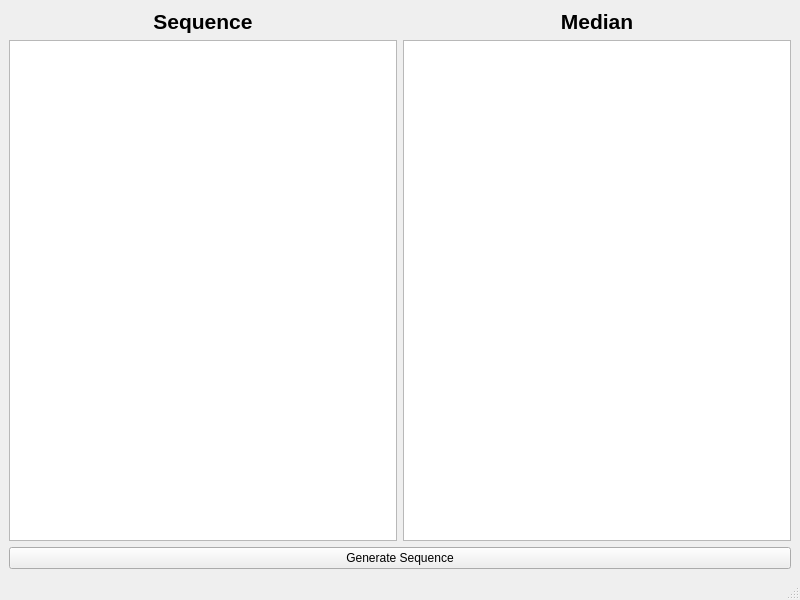
<?xml version="1.0" encoding="UTF-8"?>
<ui version="4.0">
 <class>MainWindow</class>
 <widget class="QMainWindow" name="MainWindow">
  <property name="geometry">
   <rect>
    <x>0</x>
    <y>0</y>
    <width>800</width>
    <height>600</height>
   </rect>
  </property>
  <property name="sizePolicy">
   <sizepolicy hsizetype="MinimumExpanding" vsizetype="MinimumExpanding">
    <horstretch>0</horstretch>
    <verstretch>0</verstretch>
   </sizepolicy>
  </property>
  <property name="minimumSize">
   <size>
    <width>800</width>
    <height>600</height>
   </size>
  </property>
  <property name="maximumSize">
   <size>
    <width>800</width>
    <height>600</height>
   </size>
  </property>
  <property name="windowTitle">
   <string>Task 3</string>
  </property>
  <widget class="QWidget" name="centralwidget">
   <layout class="QVBoxLayout" name="verticalLayout">
    <item>
     <layout class="QHBoxLayout" name="horizontalLayout_2">
      <item>
       <widget class="QLabel" name="label">
        <property name="text">
         <string>&lt;html&gt;&lt;head/&gt;&lt;body&gt;&lt;p align=&quot;center&quot;&gt;&lt;span style=&quot; font-size:16pt; font-weight:700;&quot;&gt;Sequence&lt;/span&gt;&lt;/p&gt;&lt;/body&gt;&lt;/html&gt;</string>
        </property>
       </widget>
      </item>
      <item>
       <widget class="QLabel" name="label_2">
        <property name="text">
         <string>&lt;html&gt;&lt;head/&gt;&lt;body&gt;&lt;p align=&quot;center&quot;&gt;&lt;span style=&quot; font-size:16pt; font-weight:700;&quot;&gt;Median&lt;/span&gt;&lt;/p&gt;&lt;/body&gt;&lt;/html&gt;</string>
        </property>
       </widget>
      </item>
     </layout>
    </item>
    <item>
     <layout class="QHBoxLayout" name="horizontalLayout">
      <item>
       <widget class="QTextBrowser" name="textBrowser">
        <property name="font">
         <font>
          <pointsize>16</pointsize>
         </font>
        </property>
       </widget>
      </item>
      <item>
       <widget class="QTextBrowser" name="textBrowser_2">
        <property name="font">
         <font>
          <pointsize>16</pointsize>
         </font>
        </property>
       </widget>
      </item>
     </layout>
    </item>
    <item>
     <widget class="QPushButton" name="pushButton">
      <property name="text">
       <string>Generate Sequence</string>
      </property>
     </widget>
    </item>
   </layout>
  </widget>
  <widget class="QMenuBar" name="menubar">
   <property name="geometry">
    <rect>
     <x>0</x>
     <y>0</y>
     <width>800</width>
     <height>22</height>
    </rect>
   </property>
  </widget>
  <widget class="QStatusBar" name="statusbar"/>
 </widget>
 <resources/>
 <connections/>
</ui>
